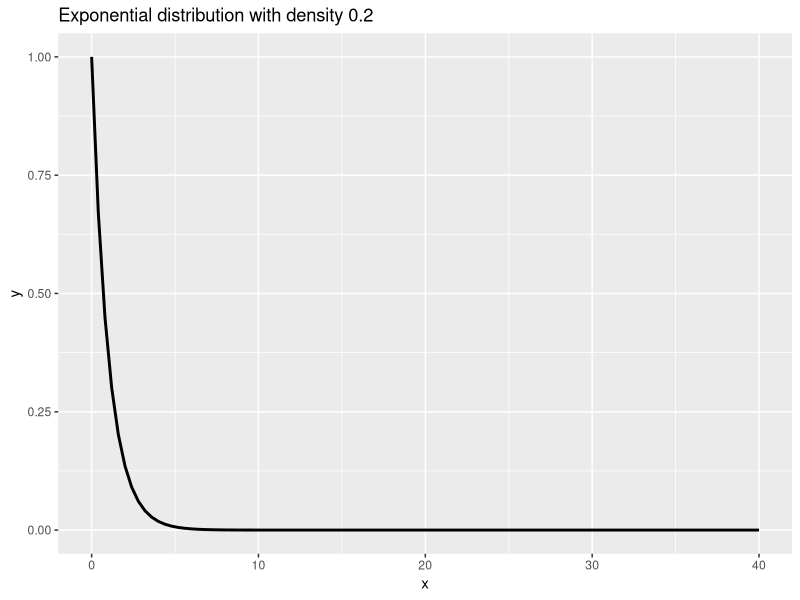
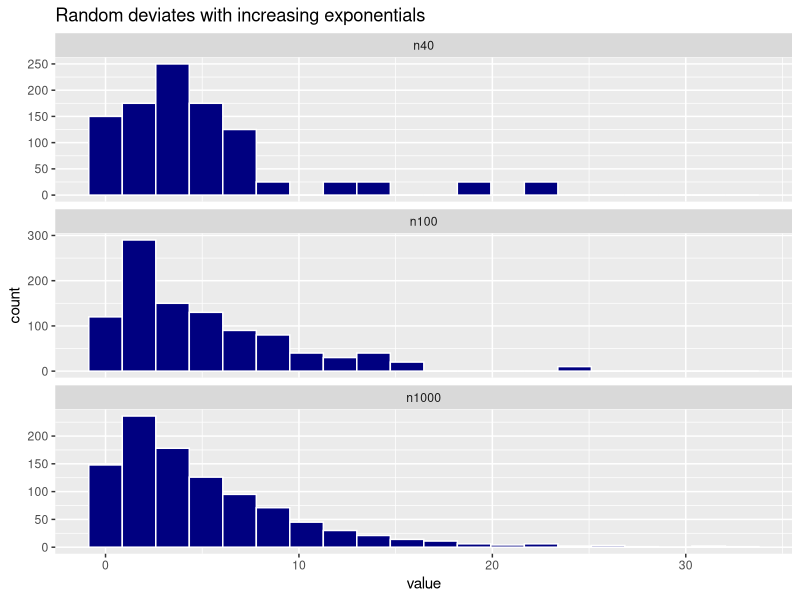
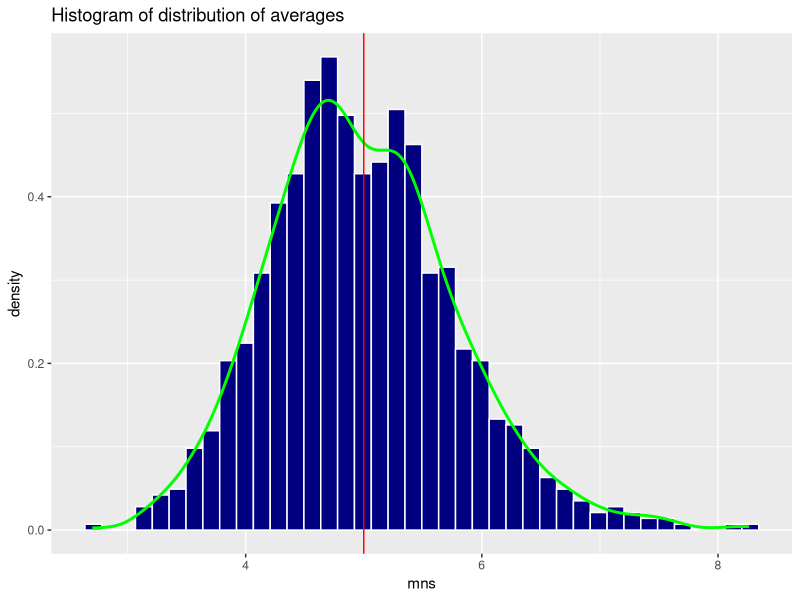
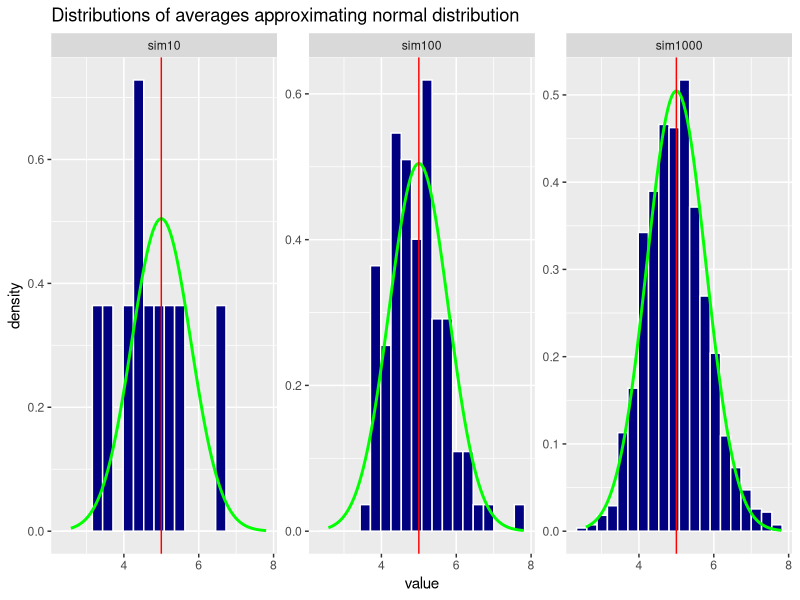

These figures' R source, in order:
## ---- chunk 1
knitr::opts_chunk$set(echo = TRUE)
library(ggplot2)
library(knitr)
library(reshape2)
library(plyr)
## ---- chunk 2
set.seed(1)
lambda <- .2
n <- 40
## ---- chunk 3
#To refresh our mind we show how an exponential distribution looks
df <- data.frame(x=seq(0,40,by=.2))
ggplot(df) + 
  stat_function(aes(x),fun=dexp, size = 1) + 
  ggtitle("Exponential distribution with density 0.2")

#By increasing n the distribution approximates the exponential distribution
df <- melt(data.frame(
  "n40" = rexp(40, lambda),
  "n100" = rexp(100, lambda),
  "n1000" = rexp(1000, lambda)
), measure.vars = c("n40","n100","n1000"))

ggplot(df, aes(x = value)) + 
  geom_histogram(bins = 20, col = "white", fill = "navy") + 
  facet_wrap(~variable, scales = "free_y", ncol = 1) +
  ggtitle("Random deviates with increasing exponentials")
## ---- chunk 4
#For this research we proceed with an n of 40 for which we run a 1000 simulations for which we will investigate the distribution of the means
mns = NULL
for (i in 1 : 1000) mns = c(mns, mean(rexp(n, lambda)))
mns <- as.data.frame(mns)
## ---- chunk 5
#theoretical mean for exponentially distributed random variables with rate parameter lambda is E[X] = 1 / lambda = beta
theoretical_mean <- 1 / lambda

#sample mean is the mean of 1000 means
sample_mean <- mean(mns$mns)
## ---- chunk 6
ggplot(mns, aes(mns)) + 
        geom_histogram(bins = 40, aes(y=..density..), col = "white", fill = "navy") + 
        geom_density(col = "green", size = 1) + 
        geom_vline(aes(xintercept=theoretical_mean), col = "red") +
        ggtitle("Histogram of distribution of averages")
## ---- chunk 7
#theoretical variance for exponentially distributed random variables with rate parameter lambda is Var[X] = (1 / lambda^2) / n = beta^2
theoretical_var <- (1 / lambda^2) / n

#sample variance is the power of sd of 1000 sds
sample_var <- var(mns$mns)
## ---- chunk 8
Statistic <- c("Mean","Variance")
Sample <- c(round(sample_mean,3),round(sample_var,3))
Theoretical <- c(round(theoretical_mean,3),round(theoretical_var,3))
stat_table <- data.frame(Statistic,Sample,Theoretical)
kable(stat_table)
## ---- chunk 9
sim_mns <- function(x) {
        out = NULL
        for (i in 1 : x) out = c(out, mean(rexp(n, lambda)))
        out
}

set.seed(200)
df <- melt(data.frame(
  "sim10" = sim_mns(10),
  "sim100" = sim_mns(100),
  "sim1000" = sim_mns(1000)
), measure.vars = c("sim10", "sim100", "sim1000"))

ggplot(df, aes(x = value)) + 
  geom_histogram(bins = 20, col = "white", fill = "navy", aes(y = ..density..)) + 
  facet_wrap(~variable, scales = "free_y") +
  stat_function(geom = "line", fun = dnorm, args = list(mean = 1/lambda, sd = (1/lambda)/sqrt(n)), col = "green", size = 1) +
  geom_vline(aes(xintercept=theoretical_mean), col = "red") +
  ggtitle("Distributions of averages approximating normal distribution")
